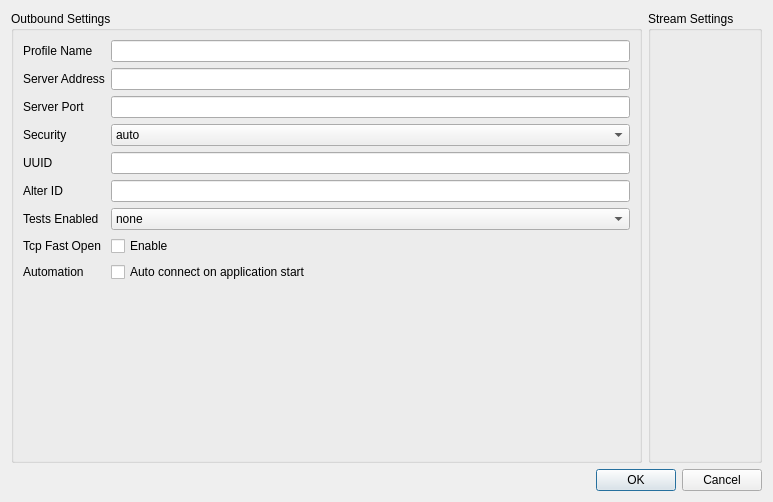
<?xml version="1.0" encoding="UTF-8"?>
<ui version="4.0">
 <class>VmessEditDialog</class>
 <widget class="QDialog" name="VmessEditDialog">
  <property name="geometry">
   <rect>
    <x>0</x>
    <y>0</y>
    <width>773</width>
    <height>502</height>
   </rect>
  </property>
  <property name="sizePolicy">
   <sizepolicy hsizetype="Preferred" vsizetype="Preferred">
    <horstretch>0</horstretch>
    <verstretch>0</verstretch>
   </sizepolicy>
  </property>
  <property name="minimumSize">
   <size>
    <width>0</width>
    <height>0</height>
   </size>
  </property>
  <property name="windowTitle">
   <string>Profile Editor</string>
  </property>
  <property name="modal">
   <bool>true</bool>
  </property>
  <layout class="QGridLayout" name="gridLayout_4" columnstretch="2,0">
   <item row="0" column="0">
    <widget class="QGroupBox" name="outboundSettingWrapper">
     <property name="title">
      <string>Outbound Settings</string>
     </property>
     <layout class="QGridLayout" name="gridLayout">
      <item row="0" column="0">
       <layout class="QHBoxLayout" name="horizontalLayout" stretch="0">
        <item>
         <layout class="QFormLayout" name="formLayout">
          <item row="0" column="0">
           <widget class="QLabel" name="label">
            <property name="text">
             <string>Profile Name</string>
            </property>
           </widget>
          </item>
          <item row="0" column="1">
           <widget class="QLineEdit" name="nameEdit"/>
          </item>
          <item row="1" column="0">
           <widget class="QLabel" name="label_2">
            <property name="text">
             <string>Server Address</string>
            </property>
           </widget>
          </item>
          <item row="1" column="1">
           <widget class="QLineEdit" name="serverAddrEdit"/>
          </item>
          <item row="2" column="0">
           <widget class="QLabel" name="label_3">
            <property name="text">
             <string>Server Port</string>
            </property>
           </widget>
          </item>
          <item row="2" column="1">
           <widget class="QLineEdit" name="serverPortEdit"/>
          </item>
          <item row="3" column="0">
           <widget class="QLabel" name="label_4">
            <property name="text">
             <string>Security</string>
            </property>
           </widget>
          </item>
          <item row="3" column="1">
           <widget class="QComboBox" name="securityComboBox">
            <item>
             <property name="text">
              <string>auto</string>
             </property>
            </item>
            <item>
             <property name="text">
              <string>aes-128-gcm</string>
             </property>
            </item>
            <item>
             <property name="text">
              <string>chacha20-poly305</string>
             </property>
            </item>
            <item>
             <property name="text">
              <string>none</string>
             </property>
            </item>
           </widget>
          </item>
          <item row="4" column="0">
           <widget class="QLabel" name="label_5">
            <property name="text">
             <string>UUID</string>
            </property>
           </widget>
          </item>
          <item row="4" column="1">
           <widget class="QLineEdit" name="uuidEdit"/>
          </item>
          <item row="5" column="0">
           <widget class="QLabel" name="label_6">
            <property name="text">
             <string>Alter ID</string>
            </property>
           </widget>
          </item>
          <item row="5" column="1">
           <widget class="QLineEdit" name="alterIDEdit"/>
          </item>
          <item row="6" column="0">
           <widget class="QLabel" name="label_12">
            <property name="text">
             <string>Tests Enabled</string>
            </property>
           </widget>
          </item>
          <item row="6" column="1">
           <widget class="QComboBox" name="testsCB">
            <item>
             <property name="text">
              <string>none</string>
             </property>
            </item>
            <item>
             <property name="text">
              <string>VMessAEAD</string>
             </property>
            </item>
           </widget>
          </item>
          <item row="7" column="0">
           <widget class="QLabel" name="label_7">
            <property name="text">
             <string>Tcp Fast Open</string>
            </property>
           </widget>
          </item>
          <item row="7" column="1">
           <widget class="QCheckBox" name="tcpFastOpenCheckBox">
            <property name="text">
             <string>Enable</string>
            </property>
           </widget>
          </item>
          <item row="8" column="0">
           <widget class="QLabel" name="label_9">
            <property name="text">
             <string>Automation</string>
            </property>
           </widget>
          </item>
          <item row="8" column="1">
           <widget class="QCheckBox" name="autoStartCheckBox">
            <property name="text">
             <string>Auto connect on application start</string>
            </property>
           </widget>
          </item>
         </layout>
        </item>
       </layout>
      </item>
     </layout>
    </widget>
   </item>
   <item row="0" column="1">
    <widget class="QGroupBox" name="streamSettingsGroupBox">
     <property name="title">
      <string>Stream Settings</string>
     </property>
     <property name="checked">
      <bool>false</bool>
     </property>
     <layout class="QGridLayout" name="gridLayout_3">
      <item row="0" column="0">
       <layout class="QGridLayout" name="transportFrame"/>
      </item>
     </layout>
    </widget>
   </item>
   <item row="1" column="0" colspan="2">
    <widget class="QDialogButtonBox" name="buttonBox">
     <property name="orientation">
      <enum>Qt::Horizontal</enum>
     </property>
     <property name="standardButtons">
      <set>QDialogButtonBox::Cancel|QDialogButtonBox::Ok</set>
     </property>
    </widget>
   </item>
  </layout>
 </widget>
 <resources/>
 <connections>
  <connection>
   <sender>buttonBox</sender>
   <signal>rejected()</signal>
   <receiver>VmessEditDialog</receiver>
   <slot>reject()</slot>
   <hints>
    <hint type="sourcelabel">
     <x>386</x>
     <y>480</y>
    </hint>
    <hint type="destinationlabel">
     <x>386</x>
     <y>250</y>
    </hint>
   </hints>
  </connection>
 </connections>
</ui>
